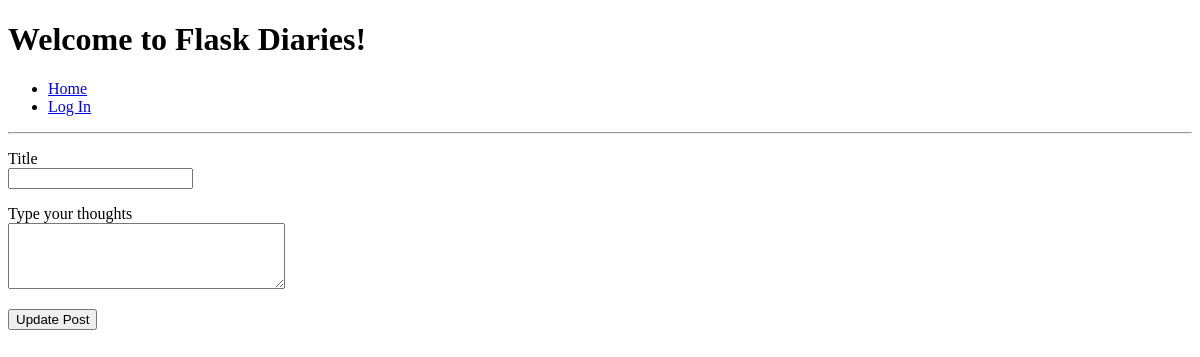
The app's page /post/4/retrieve, older data.
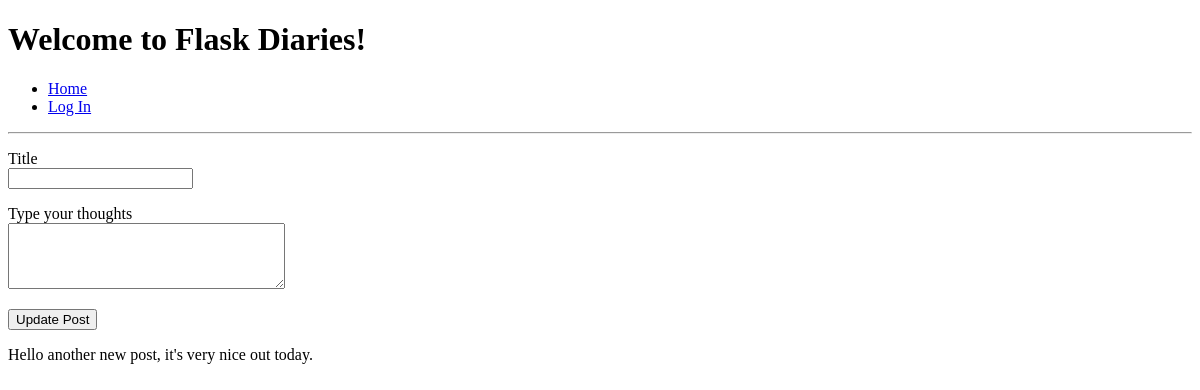
The same page, newer data.
### app/models.py (models this page shows, shortened)
class Post(db.Model):
    id = db.Column(db.Integer, primary_key=True)
    title = db.Column(db.String(100))
    body = db.Column(db.String(500))
    timestamp = db.Column(db.DateTime, index=True, default=datetime.utcnow)
    user_id = db.Column(db.Integer, db.ForeignKey('user.id'))

### app/routes.py (the view)
@app.route('/post/<post_id>/retrieve')
def retrieve(post_id):
    form = UpdatePostForm()
    post = Post.query.filter_by(id=post_id).first()
    return render_template('_post.html', post=post, form=form)

### app/forms.py
class UpdatePostForm(FlaskForm):
    title = StringField('Title', validators=[DataRequired(), Length(min=1, max=100)])
    body = TextAreaField('Type your thoughts', validators=[DataRequired(), Length(min=1, max=500)])
    submit = SubmitField('Update Post')

### app/templates/_post.html (shortened to what this page needs)
{% extends 'base.html' %}
{% block content %}
<form action='' method='post'>
        <p>
            {{ form.title.label }}<br>
            {{ form.title(cols=32, rows=4) }}<br>
        </p>
        <p>
            {{ form.body.label }}<br>
            {{ form.body(cols=32, rows=4) }}<br>
        </p>
        <p>{{ form.submit() }}</p>
        <p>{{ post.body }}</p>
</form>
{% endblock %}

Row changes from the older to the newer data that the page shows:
added Post: body "Hello another new post, it's very nice out today."
